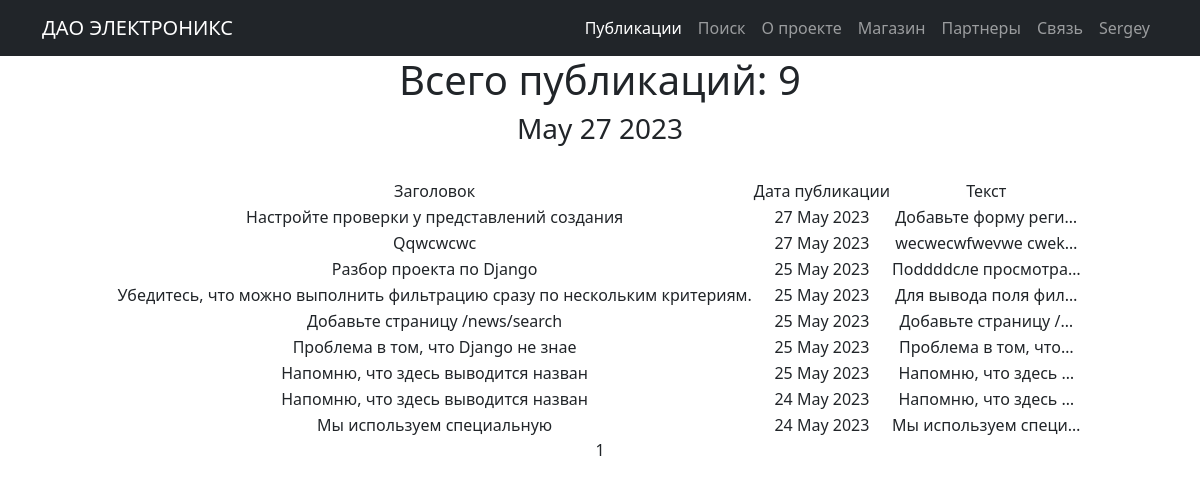
Screenshot of /posts/ (signed in) with the database file from the repository.
### posts/models.py (models this page shows, shortened)
class Post(models.Model):
    type = models.CharField(max_length=2, choices=CATEGORY_CHOICES, default=ARTICLE)
    add_time = models.DateTimeField(auto_now_add=True)
    title = models.CharField(max_length=255)
    text = models.TextField()
    rating = models.IntegerField(default=0)
    author = models.ForeignKey(Author, on_delete=models.CASCADE)
    category = models.ManyToManyField(Category, through='PostCategory')

### posts/views.py (the view)
# urls.py: path('', PostsList.as_view(), name='posts_list'),
class PostsList(ListView):
    model = Post
    ordering = '-add_time'
    template_name = 'posts_list.html'
    context_object_name = 'posts_list'
    paginate_by = 10
    def get_queryset(self):
        queryset = super().get_queryset()
        self.filterset = PostFilter(self.request.GET, queryset)
        return self.filterset.qs
    def get_context_data(self, **kwargs):
        context = super().get_context_data(**kwargs)
        context['filterset'] = self.filterset
        return context

### posts/templatetags/custom_filters.py (called while the page is built)
@register.filter()
def censor(value):
    for item in bad_words:
        if item in value:
            return value.replace(item, new_word(item))
        else:
            return value

### posts/templatetags/custom_tags.py (called while the page is built)
@register.simple_tag()
def current_time(format_string='%b %d %Y'):
    return datetime.utcnow().strftime(format_string)

### templates/posts_list.html (shortened to what this page needs)
{% extends 'flatpages/default.html' %}
{% load custom_filters %}
{% load custom_tags %}
{% block content %}
{% if posts_list %}
    <h1> Всего публикаций: {{ posts_list|length }} </h1>
    <h3>{% current_time '%b %d %Y' %}</h3>
    <br>
    <table align="center">
               <tr>
                   <td>Заголовок</td>
                   <td>Дата публикации</td>
                   <td>Текст</td>
               </tr>
        {% for posts in posts_list %}
               <tr>
                   <td>{{ posts.title|censor }}</td>
                   <td>{{ posts.add_time|date:"d M Y" }}</td>
                   <td>{{ posts.text|truncatechars:20|censor }}</td>
                   <td>
                </td>
               </tr>
        {% endfor %}
    </table>
{% else %}
    <h2>Публикаций нет!</h2>
{% endif %}
   {{ page_obj.number }}
{% endblock content %}

### templates/flatpages/default.html (shortened to what this page needs)
<!DOCTYPE html>
<html lang="en">
    <head>
        {% load static %}
        <link href="{% static 'css/styles.css' %}" rel="stylesheet" />
    </head>
    <body>
        <nav class="navbar navbar-expand-lg navbar-dark bg-dark">
            <div class="container">
                <a class="navbar-brand" href="/posts/">ДАО ЭЛЕКТРОНИКС</a>
                <div class="collapse navbar-collapse" id="navbarSupportedContent">
                    <ul class="navbar-nav ms-auto mb-2 mb-lg-0">
                        <li class="nav-item"><a class="nav-link active" aria-current="page" href="/posts/">Публикации</a></li>
                        <li class="nav-item"><a class="nav-link" href="/posts/search">Поиск</a></li>
                        <li class="nav-item"><a class="nav-link" href="/about/">О проекте</a></li>
                        <li class="nav-item"><a class="nav-link" href="/store/">Магазин</a></li>
                        <li class="nav-item"><a class="nav-link" href="/partners/">Партнеры</a></li>
                        <li class="nav-item"><a class="nav-link" href="/contacts/">Связь</a></li>
                        {% if request.user.is_authenticated %}
                            <li class="nav-item"><a class="nav-link" href="/accounts/login/">{{ user.username }}</a></li>
                        {% else %}
                            <li class="nav-item"><a class="nav-link" href="/accounts/login/">Аккаунт - Гость</a></li>
                        {% endif %}
                    </ul>
                </div>
            </div>
        </nav>
        <div class="container">
           <div class="row">
               <div class="col-lg-12 text-center">
                   {% block content %}{% endblock content %}
               </div>
           </div>
        </div>
    </body>
</html>

### rows the page displays
Post: title|censor "Настройте проверки у представлений создания", add_time "27 May 2023", text|censor "Добавьте форму реги…"
Post: title|censor "Qqwcwcwc", add_time "27 May 2023", text|censor "wecwecwfwevwe cwek…"
Post: title|censor "Разбор проекта по Django", add_time "25 May 2023", text|censor "Поddddсле просмотра…"
Post: title|censor "Убедитесь, что можно выполнить фильтрацию сразу по нескольким критериям.", add_time "25 May 2023", text|censor "Для вывода поля фил…"
Post: title|censor "Добавьте страницу /news/search", add_time "25 May 2023", text|censor "Добавьте страницу /…"
Post: title|censor "Проблема в том, что Django не знае", add_time "25 May 2023", text|censor "Проблема в том, что…"
Post: title|censor "Напомню, что здесь выводится назван", add_time "25 May 2023", text|censor "Напомню, что здесь …"
Post: title|censor "Напомню, что здесь выводится назван", add_time "24 May 2023", text|censor "Напомню, что здесь …"
Post: title|censor "Мы используем специальную", add_time "24 May 2023", text|censor "Мы используем специ…"

### other values shown
{{ user.username }} "Sergey"
{{ posts_list|length }} "9"
{{ page_obj.number }} "1"
